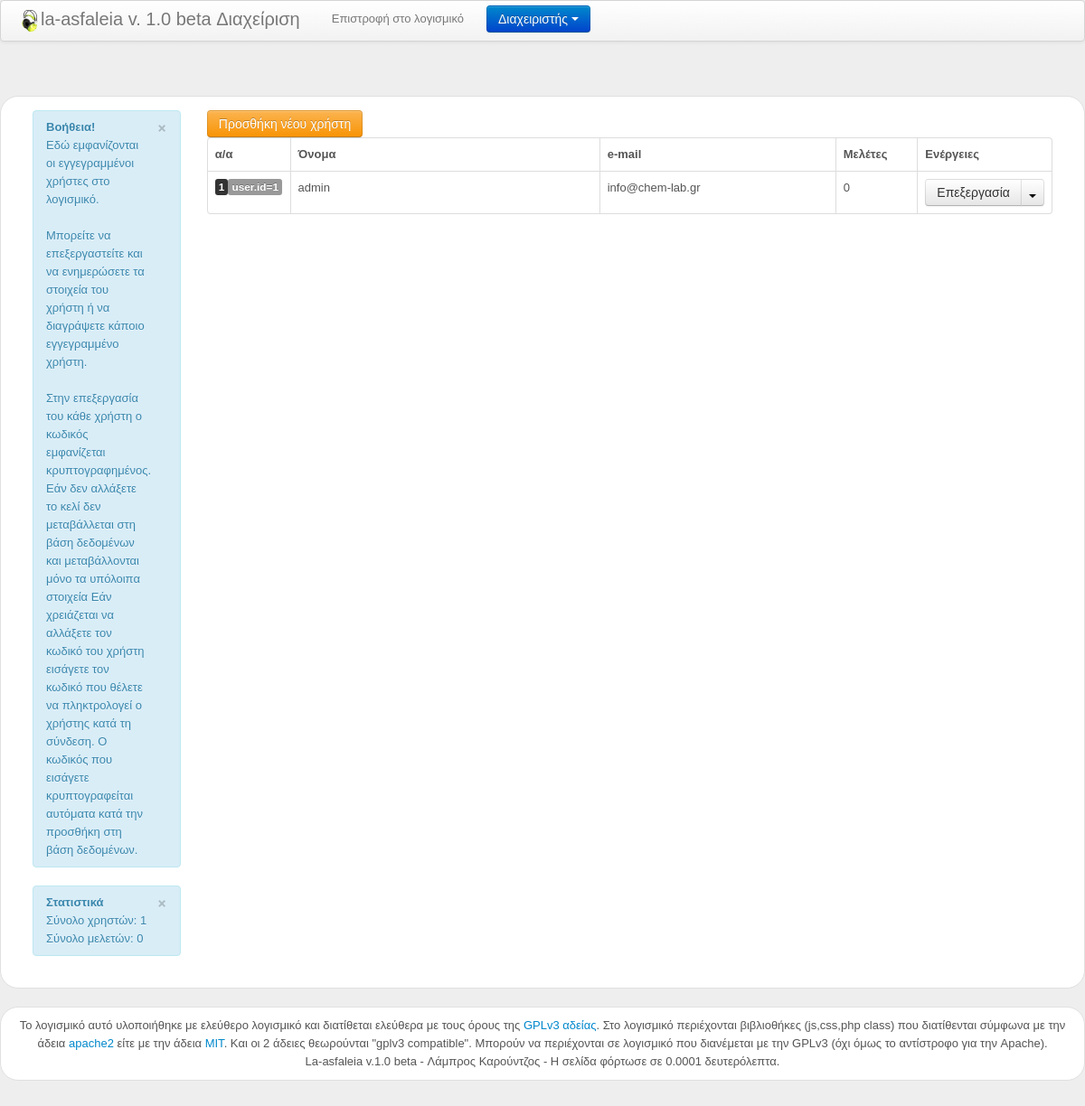
Page /admin.php?nav=users (signed in) on the committed database.
### tables this page shows
CREATE TABLE IF NOT EXISTS `users` (
  `id` int(11) NOT NULL AUTO_INCREMENT,
  `usr` varchar(32) NOT NULL DEFAULT '',
  `pass` varchar(32) NOT NULL DEFAULT '',
  `email` varchar(255) NOT NULL DEFAULT '',
  `regIP` varchar(15) NOT NULL DEFAULT '',
  `dt` datetime NOT NULL DEFAULT '0000-00-00 00:00:00',
  `onoma` varchar(256) NOT NULL,
  `eidikotita` int(11) NOT NULL,
  `ptyxio_years` int(11) NOT NULL,
  `address` varchar(256) NOT NULL,
  `tel` varchar(256) NOT NULL,
  `taytotita` varchar(256) NOT NULL,
  `afm` varchar(256) NOT NULL,
  PRIMARY KEY (`id`),
  UNIQUE KEY `usr` (`usr`)
);

### includes/medoo.php (called while the page is built, shortened)
<?php
class medoo
{
	protected $database_type = 'mysql';
	protected $server = DB_SERVER;
	protected $username = DB_USER;
	protected $password = DB_PASS;
	protected $charset = 'utf8';
	public function __construct($database_name)
	{
		try {
			$type = strtolower($this->database_type);
			switch ($type)
			{
				case 'mysql':
				case 'pgsql':
					$this->pdo = new PDO(
						$type . ':host=' . $this->server . ';dbname=' . $database_name,
						$this->username,
						$this->password
					);
					break;
			}
			$this->pdo->exec('SET NAMES \'' . $this->charset . '\'');
		}
		catch (PDOException $e) {
			echo $e->getMessage();
		}
	}
	public function query($query)
	{
		return $this->pdo->query($query);
	}
	public function quote($string)
	{
		return $this->pdo->quote($string);
	}
	protected function data_implode($data, $conjunctor, $outer_conjunctor = null)
	{
		$wheres = array();
		foreach ($data as $key => $value)
		{
			if (($key == 'AND' || $key == 'OR') && is_array($value))
			{
				$wheres[] = 0 !== count(array_diff_key($value, array_keys(array_keys($value)))) ?
					'(' . $this->data_implode($value, ' ' . $key) . ')' :
					'(' . $this->inner_conjunct($value, ' ' . $key, $conjunctor) . ')';
			}
			else
			{
				preg_match('/([\w\.]+)(\[(\>|\>\=|\<|\<\=|\!|\<\>)\])?/i', $key, $match);
				if (isset($match[3]))
				{
					if ($match[3] == '' || $match[3] == '!')
					{
						$wheres[] = $match[1] . ' ' . $match[3] . '= ' . $this->quote($value);
					}
					else
					{
						if ($match[3] == '<>')
						{
							if (is_array($value) && is_numeric($value[0]) && is_numeric($value[1]))
							{
								$wheres[] = $match[1] . ' BETWEEN ' . $value[0] . ' AND ' . $value[1];
							}
						}
						else
						{
							if (is_numeric($value))
							{
								$wheres[] = $match[1] . ' ' . $match[3] . ' ' . $value;
							}
						}
					}
				}
				else
				{
					if (is_int($key))
					{
						$wheres[] = $this->quote($value);
					}
					else
					{
						$wheres[] = is_array($value) ? $match[1] . ' IN (' . $this->array_quote($value) . ')' :
							$match[1] . ' = ' . $this->quote($value);
					}
				}
			}
		}
		return implode($conjunctor . ' ', $wheres);
	}
	public function where_clause($where)
	{
		$where_clause = '';
		if (is_array($where))
		{
			$single_condition = array_diff_key($where, array_flip(
				array('AND', 'OR', 'GROUP', 'ORDER', 'HAVING', 'LIMIT', 'LIKE', 'MATCH')
			));
			if ($single_condition != array())
			{
				$where_clause = ' WHERE ' . $this->data_implode($single_condition, '');
			}
		}
		else
		{
			if ($where != null)
			{
				$where_clause .= ' ' . $where;
			}
		}
		return $where_clause;
	}
	public function select($table, $columns, $where = null)
	{
		$query = $this->query('SELECT ' . (
			is_array($columns) ? implode(', ', $columns) : $columns
		) . ' FROM ' . $table . $this->where_clause($where));
		return $query ? $query->fetchAll(
			(is_string($columns) && $columns != '*') ? PDO::FETCH_COLUMN : PDO::FETCH_ASSOC
		) : false;
	}
	public function count($table, $where = null)
	{
		return 0 + ($this->query('SELECT COUNT(*) FROM ' . $table . $this->where_clause($where))->fetchColumn());
	}
}
?>

### includes/forms_admin.php (called while the page is built, shortened)
<?php
$database = new medoo(DB_NAME);
$db_table = "users";
$db_columns = "*";
$data_users = $database->select($db_table,$db_columns);
?>

### includes/menu_admin_users.php (shortened to what this page needs)
<div class="container-fluid">
	<div class="row-fluid">
		<?php
		$database = new medoo(DB_NAME);
		$db_table = "users";
		$db_columns = "*";
		$data_users = $database->select($db_table,$db_columns);
		$count_users = $database->count($db_table);
		$count_meletes = $database->count("meletes");
		?>
		<div class="span2">
			<div class="alert alert-info">
			<button type="button" class="close" data-dismiss="alert">&times;</button>
			<strong>Βοήθεια!</strong><br/>
			Εδώ εμφανίζονται οι εγγεγραμμένοι χρήστες στο λογισμικό.<br/><br/>
			Μπορείτε να επεξεργαστείτε και να ενημερώσετε τα στοιχεία του χρήστη ή να διαγράψετε κάποιο εγγεγραμμένο χρήστη.<br/><br/>
			Στην επεξεργασία του κάθε χρήστη ο κωδικός εμφανίζεται κρυπτογραφημένος. Εάν δεν αλλάξετε το κελί δεν μεταβάλλεται στη βάση δεδομένων και
			μεταβάλλονται μόνο τα υπόλοιπα στοιχεία
			Εάν χρειάζεται να αλλάξετε τον κωδικό του χρήστη εισάγετε τον κωδικό που θέλετε να πληκτρολογεί ο χρήστης κατά τη σύνδεση. Ο κωδικός που εισάγετε
			κρυπτογραφείται αυτόματα κατά την προσθήκη στη βάση δεδομένων.
			</div>
			<div class="alert alert-info">
			<button type="button" class="close" data-dismiss="alert">&times;</button>
			<strong>Στατιστικά</strong><br/>
			<?php
			echo "Σύνολο χρηστών: ".$count_users."<br/>";
			echo "Σύνολο μελετών: ".$count_meletes."<br/>";
			?>
			</div>
		</div>
		<div class="span10">
		<a href="#create_user_popup" role="button" class="btn btn-warning" data-toggle="modal">Προσθήκη νέου χρήστη</a>
		<table class="table table-bordered table-hover">
		<tr>
		<th width=10%>α/α</th>
		<th width=40%>Όνομα</th>
		<th width=30%>e-mail</th>
		<th width=10%>Μελέτες</th>
		<th width=10%>Ενέργειες</th>
		</tr>
		<?php
		$i=1;
		foreach($data_users as $data){
			echo "<tr>";
			echo "<td><span class=\"label label-inverse\">".$i."</span><span class=\"label label-Info\">user.id=".$data["id"]."</span></td>";
			echo "<td>".$data["usr"]."</td>";
			echo "<td>".$data["email"]."</td>";
			$meletes_xristi = $database->count("meletes",array("user_id"=>$data["id"]));
			echo "<td>".$meletes_xristi."</td>";
			echo "<td>";
			echo "<div class=\"btn-group\">";
			echo "<a class=\"btn\" href=\"#popup_user".$data["id"]."\" role=\"button\" data-toggle=\"modal\">Επεξεργασία</a>";
			echo "<button class=\"btn dropdown-toggle\" data-toggle=\"dropdown\">";
			echo "<span class=\"caret\"></span>";
			echo "</button>";
			echo "</div></td>";
			echo "</tr>";
		$i++;
		}
		?>
		</table>
		</div>
	</div>
</div>

### stylesheets/main.css (style rules this page uses)
body,h1,h2,h3,p,quote,small,form,input,ul,li,ol,label { margin:0px; padding:0px; }
body { color:#555555; font-size:13px; background: #eeeeee; font-family:Arial, Helvetica, sans-serif; width: 100%; }

### rows in the picture
users: id "1", usr "admin", email "info@chem-lab.gr", meletes_xristi "0"

### other values in the picture
APPLICATION_VERSION "1.0 beta"
$count_users "1"
$count_meletes "0"
APPLICATION_NAME "La-asfaleia"
$total_time "0.0001"
